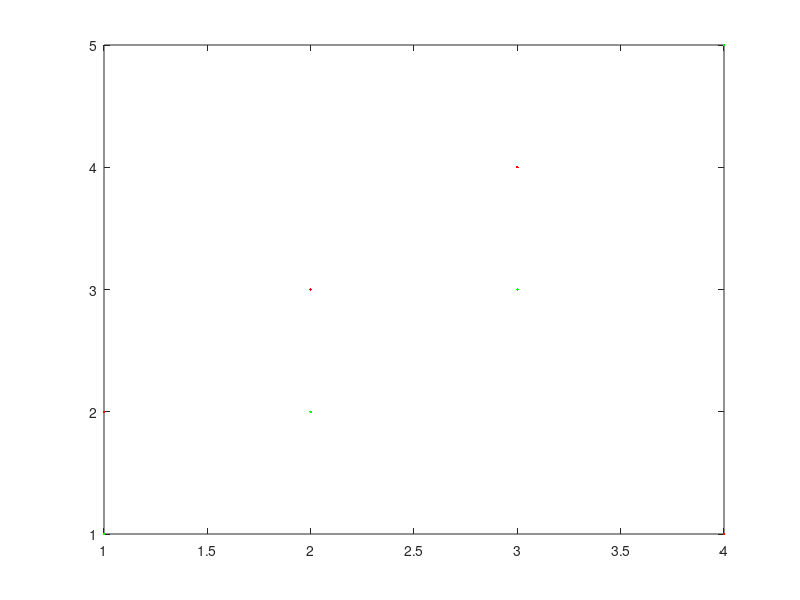

This figure's MATLAB source: (Note: this script raises an error after producing the figure.)
points1 = [1 1; 2 2; 3 3; 5 5];
points2 = [2 2; 3 3; 4 4; 1 1];

plot(points1, '.', 'Color', 'green');
hold on;
plot(points2, '.', 'Color', 'red');

computeRigidTransformation(points1, points2)
[transformation, inliers] = estimateRigidTransformation(points1, points2, 100, 0.1);
transformation
inliers
% plot(points1(inliers, :), 'X', 'Color', 'green');
% plot(points2(inliers, :), 'X', 'Color', 'red');